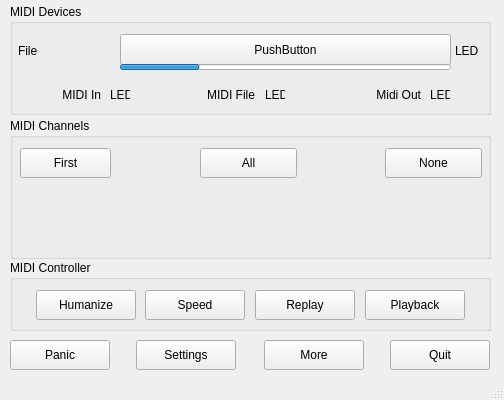
<?xml version="1.0" encoding="UTF-8"?>
<ui version="4.0">
 <class>MainWindow</class>
 <widget class="QMainWindow" name="MainWindow">
  <property name="geometry">
   <rect>
    <x>0</x>
    <y>0</y>
    <width>504</width>
    <height>400</height>
   </rect>
  </property>
  <property name="acceptDrops">
   <bool>false</bool>
  </property>
  <property name="windowTitle">
   <string>I LIKE CHOPIN</string>
  </property>
  <widget class="QWidget" name="centralwidget">
   <widget class="QPushButton" name="pushButton_Quit">
    <property name="geometry">
     <rect>
      <x>390</x>
      <y>340</y>
      <width>100</width>
      <height>30</height>
     </rect>
    </property>
    <property name="text">
     <string>Quit</string>
    </property>
    <property name="default">
     <bool>false</bool>
    </property>
   </widget>
   <widget class="QGroupBox" name="groupBoxDevices">
    <property name="geometry">
     <rect>
      <x>10</x>
      <y>4</y>
      <width>481</width>
      <height>111</height>
     </rect>
    </property>
    <property name="title">
     <string>MIDI Devices</string>
    </property>
    <widget class="QLabel" name="label_File">
     <property name="geometry">
      <rect>
       <x>8</x>
       <y>36</y>
       <width>91</width>
       <height>22</height>
      </rect>
     </property>
     <property name="text">
      <string>File</string>
     </property>
     <property name="alignment">
      <set>Qt::AlignmentFlag::AlignLeading|Qt::AlignmentFlag::AlignLeft|Qt::AlignmentFlag::AlignVCenter</set>
     </property>
    </widget>
    <widget class="QLabel" name="label_Ouput">
     <property name="geometry">
      <rect>
       <x>321</x>
       <y>80</y>
       <width>90</width>
       <height>22</height>
      </rect>
     </property>
     <property name="text">
      <string>Midi Out</string>
     </property>
     <property name="alignment">
      <set>Qt::AlignmentFlag::AlignRight|Qt::AlignmentFlag::AlignTrailing|Qt::AlignmentFlag::AlignVCenter</set>
     </property>
    </widget>
    <widget class="QLabel" name="label_Input">
     <property name="geometry">
      <rect>
       <x>10</x>
       <y>80</y>
       <width>81</width>
       <height>22</height>
      </rect>
     </property>
     <property name="text">
      <string>MIDI In</string>
     </property>
     <property name="alignment">
      <set>Qt::AlignmentFlag::AlignRight|Qt::AlignmentFlag::AlignTrailing|Qt::AlignmentFlag::AlignVCenter</set>
     </property>
    </widget>
    <widget class="QLabel" name="labelStatusInput">
     <property name="geometry">
      <rect>
       <x>100</x>
       <y>81</y>
       <width>20</width>
       <height>20</height>
      </rect>
     </property>
     <property name="text">
      <string>LED</string>
     </property>
    </widget>
    <widget class="QLabel" name="labelStatusOuput">
     <property name="geometry">
      <rect>
       <x>420</x>
       <y>81</y>
       <width>20</width>
       <height>20</height>
      </rect>
     </property>
     <property name="text">
      <string>LED</string>
     </property>
    </widget>
    <widget class="QLabel" name="labelStatusMidifile">
     <property name="geometry">
      <rect>
       <x>255</x>
       <y>81</y>
       <width>20</width>
       <height>20</height>
      </rect>
     </property>
     <property name="text">
      <string>LED</string>
     </property>
    </widget>
    <widget class="QPushButton" name="pushButton_Files">
     <property name="geometry">
      <rect>
       <x>110</x>
       <y>30</y>
       <width>331</width>
       <height>31</height>
      </rect>
     </property>
     <property name="acceptDrops">
      <bool>true</bool>
     </property>
     <property name="text">
      <string>PushButton</string>
     </property>
     <property name="flat">
      <bool>false</bool>
     </property>
    </widget>
    <widget class="QProgressBar" name="progressBar">
     <property name="geometry">
      <rect>
       <x>110</x>
       <y>60</y>
       <width>331</width>
       <height>6</height>
      </rect>
     </property>
     <property name="value">
      <number>24</number>
     </property>
     <property name="textVisible">
      <bool>false</bool>
     </property>
    </widget>
    <widget class="QLabel" name="label_Ouput_2">
     <property name="geometry">
      <rect>
       <x>155</x>
       <y>80</y>
       <width>90</width>
       <height>22</height>
      </rect>
     </property>
     <property name="text">
      <string>MIDI File</string>
     </property>
     <property name="alignment">
      <set>Qt::AlignmentFlag::AlignRight|Qt::AlignmentFlag::AlignTrailing|Qt::AlignmentFlag::AlignVCenter</set>
     </property>
    </widget>
    <widget class="QLabel" name="labelLedQuality">
     <property name="geometry">
      <rect>
       <x>445</x>
       <y>33</y>
       <width>28</width>
       <height>28</height>
      </rect>
     </property>
     <property name="text">
      <string>LED</string>
     </property>
    </widget>
   </widget>
   <widget class="QGroupBox" name="groupBox_2">
    <property name="geometry">
     <rect>
      <x>10</x>
      <y>118</y>
      <width>481</width>
      <height>141</height>
     </rect>
    </property>
    <property name="title">
     <string>MIDI Channels</string>
    </property>
    <widget class="QWidget" name="gridLayoutWidget">
     <property name="geometry">
      <rect>
       <x>10</x>
       <y>70</y>
       <width>461</width>
       <height>71</height>
      </rect>
     </property>
     <layout class="QGridLayout" name="gridLayout"/>
    </widget>
    <widget class="QPushButton" name="pushButton_ChannelsAll">
     <property name="geometry">
      <rect>
       <x>190</x>
       <y>30</y>
       <width>97</width>
       <height>30</height>
      </rect>
     </property>
     <property name="text">
      <string>All</string>
     </property>
    </widget>
    <widget class="QPushButton" name="pushButton_ChannelsFirst">
     <property name="geometry">
      <rect>
       <x>10</x>
       <y>30</y>
       <width>91</width>
       <height>30</height>
      </rect>
     </property>
     <property name="text">
      <string>First</string>
     </property>
    </widget>
    <widget class="QPushButton" name="pushButton_ChannelsNone">
     <property name="geometry">
      <rect>
       <x>375</x>
       <y>30</y>
       <width>97</width>
       <height>30</height>
      </rect>
     </property>
     <property name="text">
      <string>None</string>
     </property>
    </widget>
   </widget>
   <widget class="QPushButton" name="pushButton_Panic">
    <property name="geometry">
     <rect>
      <x>10</x>
      <y>340</y>
      <width>100</width>
      <height>30</height>
     </rect>
    </property>
    <property name="text">
     <string>Panic</string>
    </property>
   </widget>
   <widget class="QGroupBox" name="groupBox_3">
    <property name="geometry">
     <rect>
      <x>10</x>
      <y>260</y>
      <width>481</width>
      <height>71</height>
     </rect>
    </property>
    <property name="sizePolicy">
     <sizepolicy hsizetype="Fixed" vsizetype="Fixed">
      <horstretch>0</horstretch>
      <verstretch>0</verstretch>
     </sizepolicy>
    </property>
    <property name="title">
     <string>MIDI Controller</string>
    </property>
    <widget class="QPushButton" name="pushButton_Replay">
     <property name="enabled">
      <bool>true</bool>
     </property>
     <property name="geometry">
      <rect>
       <x>245</x>
       <y>30</y>
       <width>100</width>
       <height>30</height>
      </rect>
     </property>
     <property name="text">
      <string>Replay</string>
     </property>
     <property name="checkable">
      <bool>false</bool>
     </property>
    </widget>
    <widget class="QPushButton" name="pushButton_Speed">
     <property name="geometry">
      <rect>
       <x>135</x>
       <y>30</y>
       <width>100</width>
       <height>30</height>
      </rect>
     </property>
     <property name="text">
      <string>Speed</string>
     </property>
    </widget>
    <widget class="QPushButton" name="pushButton_Humanize">
     <property name="enabled">
      <bool>true</bool>
     </property>
     <property name="geometry">
      <rect>
       <x>26</x>
       <y>30</y>
       <width>100</width>
       <height>30</height>
      </rect>
     </property>
     <property name="text">
      <string>Humanize</string>
     </property>
    </widget>
    <widget class="QPushButton" name="pushButton_Mode">
     <property name="geometry">
      <rect>
       <x>355</x>
       <y>30</y>
       <width>100</width>
       <height>30</height>
      </rect>
     </property>
     <property name="text">
      <string>Playback</string>
     </property>
     <property name="checkable">
      <bool>true</bool>
     </property>
    </widget>
   </widget>
   <widget class="QPushButton" name="pushButton_Info">
    <property name="geometry">
     <rect>
      <x>264</x>
      <y>340</y>
      <width>100</width>
      <height>30</height>
     </rect>
    </property>
    <property name="text">
     <string>More</string>
    </property>
   </widget>
   <widget class="QPushButton" name="pushButton_Settings">
    <property name="geometry">
     <rect>
      <x>136</x>
      <y>340</y>
      <width>100</width>
      <height>30</height>
     </rect>
    </property>
    <property name="text">
     <string>Settings</string>
    </property>
   </widget>
  </widget>
  <widget class="QStatusBar" name="statusbar"/>
 </widget>
 <resources/>
 <connections/>
</ui>
